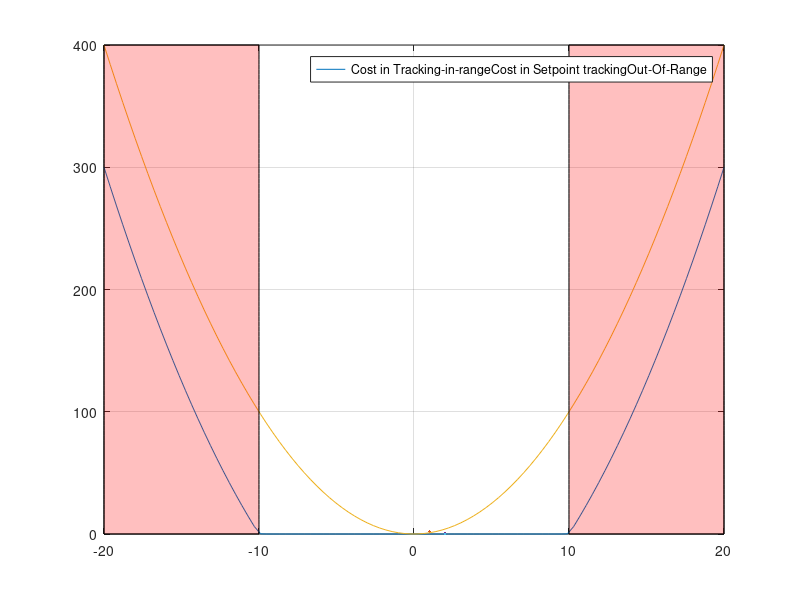

This figure's MATLAB source: (Note: this script raises an error after producing the figure.)
% Out-of range cost function for tracking in range 
soft_max = @(x,y,k) log(exp(k.*x) + exp(k.*y)); %soft max function

f = linspace(-20,20); % x - x_t 
delta = 10; % range
alpha = 1; % some scalar value should scaling be necessary in cost
k = 1; % scalar value should scaling be necessary (underfull, overfull)
out = soft_max((f.^2 - delta.^2).*alpha, 0,1);
out2 = f.^2  

[DX] = gradient(out,1);

figure
plot(f,out, LineWidth=2)
hold on
plot(f,out2,LineWidth=2,Color=[1 0 0])
% plot(-delta.*ones(size(f)), linspace(0, f(1).^2 - delta.^2, length(f)), 'r--')
% plot(delta.*ones(size(f)), linspace(0, f(1).^2 - delta.^2, length(f)), 'r--')
% patch([delta.*ones(size(f)), fliplr(-delta.*ones(size(f)))], [linspace(0, f(1).^2 - delta.^2, length(f)), fliplr(linspace(0, f(1).^2 - delta.^2, length(f)))], [1, 0, 0] , 'FaceAlpha', 0.25)
patch([-delta.*ones(size(f)), fliplr(min(xlim).*ones(size(f)))], [linspace(0, f(1).^2, length(f)), fliplr(linspace(0, f(1).^2, length(f)))], [1, 0, 0] , 'FaceAlpha', 0.25)
patch([+delta.*ones(size(f)), fliplr(max(xlim).*ones(size(f)))], [linspace(0, f(1).^2, length(f)), fliplr(linspace(0, f(1).^2, length(f)))], [1, 0, 0] , 'FaceAlpha', 0.25)
hold off
legend(["Cost in Tracking-in-range", "Cost in Setpoint tracking", "Out-Of-Range"])
grid on
xlabel("Deviation from reference", FontWeight="bold", FontSize=14)
ylabel("Cost Value", FontWeight="bold", FontSize=14)
